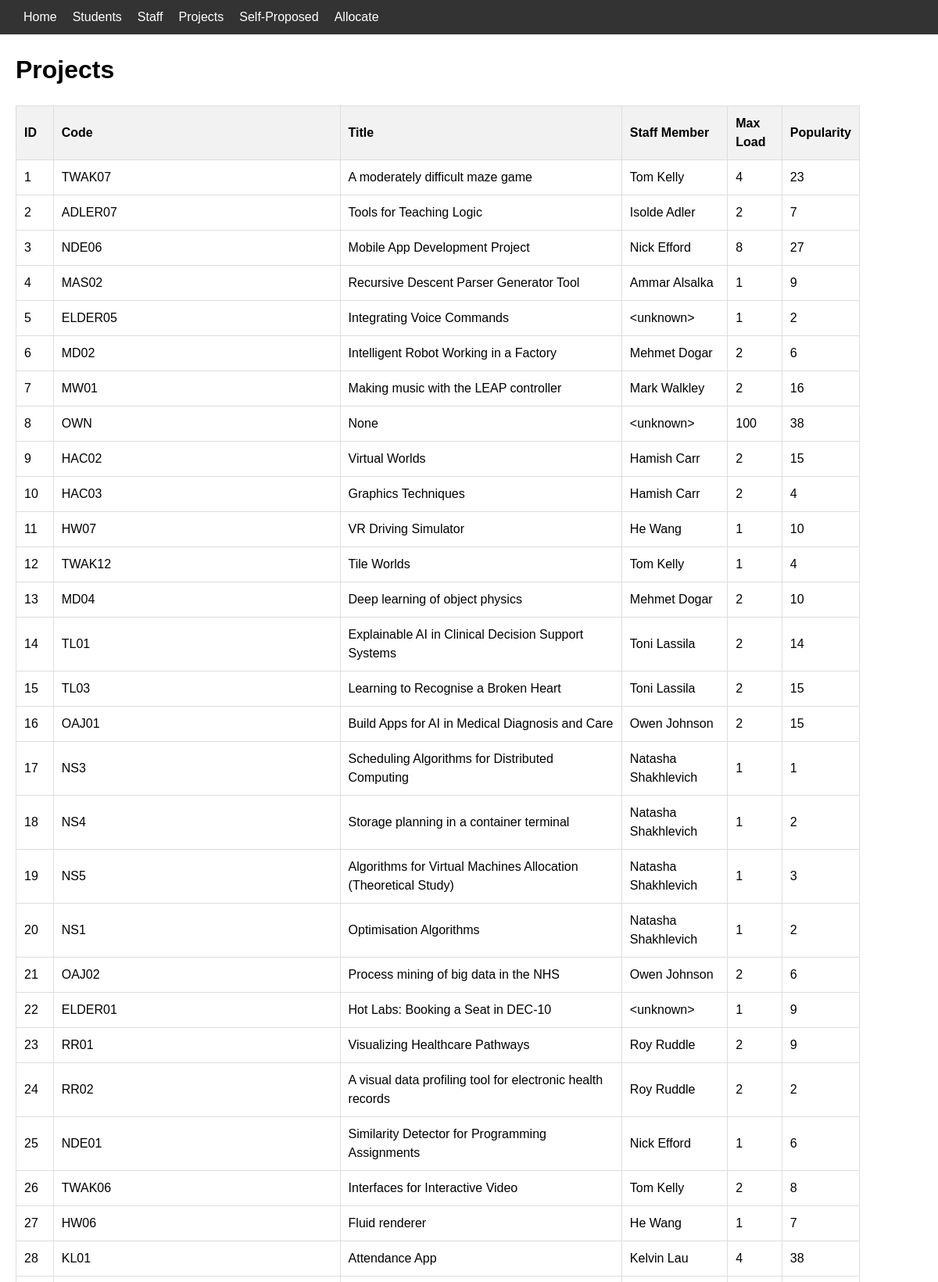
The app's page /projects (upper part) with its own data.
### app/models.py (models this page shows, shortened)
class Project(db.Model):
    id = db.Column(db.Integer, primary_key=True)
    code = db.Column(db.String(10), index=True, unique=True)
    title = db.Column(db.String(64))
    max_load = db.Column(db.Integer)
    current_load = db.Column(db.Integer)
    popularity = db.Column(db.Integer)
    students = db.relationship('Student', backref='project', lazy='dynamic')
    staff_member = db.Column(db.String(64), db.ForeignKey('staff.name'))

### app/routes.py (the view)
@app.route("/projects")
def projects():
    projects = Project.query.all()
    return render_template('projectTable.html', projects=projects, request=request)

### app/templates/projectTable.html (shortened to what this page needs)
<!DOCTYPE html>
{% extends 'base.html' %}
{% block content %}
    <h1>Projects</h1>
    <table id="projects-table">
      <tr>
        <th>ID</th>
        <th>Code</th>
        <th>Title</th>
        <th>Staff Member</th>
        <th>Max Load</th>
        <th>Popularity</th>
      </tr>
      {% for project in projects %}
      <tr>
        <td>{{ project.id }}</td>
        <td contenteditable="true">{{ project.code }}</td>
        <td contenteditable="true">{{ project.title }}</td>
        <td contenteditable="true">{{ project.staff_member }}</td>
        <td contenteditable="true">{{ project.max_load }}</td>
        <td>{{ project.popularity }}</td>
      </tr>
      {% endfor %}
    </table>
{% endblock %}

### app/static/styles.css (style rules this page uses)
body { font-family: Arial, sans-serif; font-size: 16px; line-height: 1.5; margin: 0; }
h1, h2, h3, h4, h5, h6 { font-weight: bold; margin-left: 20px; }
table { border-collapse: collapse; margin: 20px 0; width: 90%; margin-left: 20px; margin-right: 20px; }
th, td { border: 1px solid #ddd; padding: 10px; }
th { background-color: #f2f2f2; font-weight: bold; text-align: left; }

### records on screen
Project: id "1", code "TWAK07", title "A moderately difficult maze game", staff_member "Tom Kelly", max_load "4", popularity "23"
Project: id "2", code "ADLER07", title "Tools for Teaching Logic", staff_member "Isolde Adler", max_load "2", popularity "7"
Project: id "3", code "NDE06", title "Mobile App Development Project", staff_member "Nick Efford", max_load "8", popularity "27"
Project: id "4", code "MAS02", title "Recursive Descent Parser Generator Tool", staff_member "Ammar Alsalka", max_load "1", popularity "9"
Project: id "5", code "ELDER05", title "Integrating Voice Commands", staff_member "<unknown>", max_load "1", popularity "2"
Project: id "6", code "MD02", title "Intelligent Robot Working in a Factory", staff_member "Mehmet Dogar", max_load "2", popularity "6"
Project: id "7", code "MW01", title "Making music with the LEAP controller", staff_member "Mark Walkley", max_load "2", popularity "16"
Project: id "8", code "OWN", title "None", staff_member "<unknown>", max_load "100", popularity "38"
Project: id "9", code "HAC02", title "Virtual Worlds", staff_member "Hamish Carr", max_load "2", popularity "15"
Project: id "10", code "HAC03", title "Graphics Techniques", staff_member "Hamish Carr", max_load "2", popularity "4"
Project: id "11", code "HW07", title "VR Driving Simulator", staff_member "He Wang", max_load "1", popularity "10"
Project: id "12", code "TWAK12", title "Tile Worlds", staff_member "Tom Kelly", max_load "1", popularity "4"
Project: id "13", code "MD04", title "Deep learning of object physics", staff_member "Mehmet Dogar", max_load "2", popularity "10"
Project: id "14", code "TL01", title "Explainable AI in Clinical Decision Support Systems", staff_member "Toni Lassila", max_load "2", popularity "14"
Project: id "15", code "TL03", title "Learning to Recognise a Broken Heart", staff_member "Toni Lassila", max_load "2", popularity "15"
Project: id "16", code "OAJ01", title "Build Apps for AI in Medical Diagnosis and Care", staff_member "Owen Johnson", max_load "2", popularity "15"
Project: id "17", code "NS3", title "Scheduling Algorithms for Distributed Computing", staff_member "Natasha Shakhlevich", max_load "1", popularity "1"
Project: id "18", code "NS4", title "Storage planning in a container terminal", staff_member "Natasha Shakhlevich", max_load "1", popularity "2"
Project: id "19", code "NS5", title "Algorithms for Virtual Machines Allocation (Theoretical Study)", staff_member "Natasha Shakhlevich", max_load "1", popularity "3"
Project: id "20", code "NS1", title "Optimisation Algorithms", staff_member "Natasha Shakhlevich", max_load "1", popularity "2"
Project: id "21", code "OAJ02", title "Process mining of big data in the NHS", staff_member "Owen Johnson", max_load "2", popularity "6"
Project: id "22", code "ELDER01", title "Hot Labs: Booking a Seat in DEC-10", staff_member "<unknown>", max_load "1", popularity "9"
Project: id "23", code "RR01", title "Visualizing Healthcare Pathways", staff_member "Roy Ruddle", max_load "2", popularity "9"
Project: id "24", code "RR02", title "A visual data profiling tool for electronic health records", staff_member "Roy Ruddle", max_load "2", popularity "2"
Project: id "25", code "NDE01", title "Similarity Detector for Programming Assignments", staff_member "Nick Efford", max_load "1", popularity "6"
Project: id "26", code "TWAK06", title "Interfaces for Interactive Video", staff_member "Tom Kelly", max_load "2", popularity "8"
Project: id "27", code "HW06", title "Fluid renderer", staff_member "He Wang", max_load "1", popularity "7"
Project: id "28", code "KL01", title "Attendance App", staff_member "Kelvin Lau", max_load "4", popularity "38"
